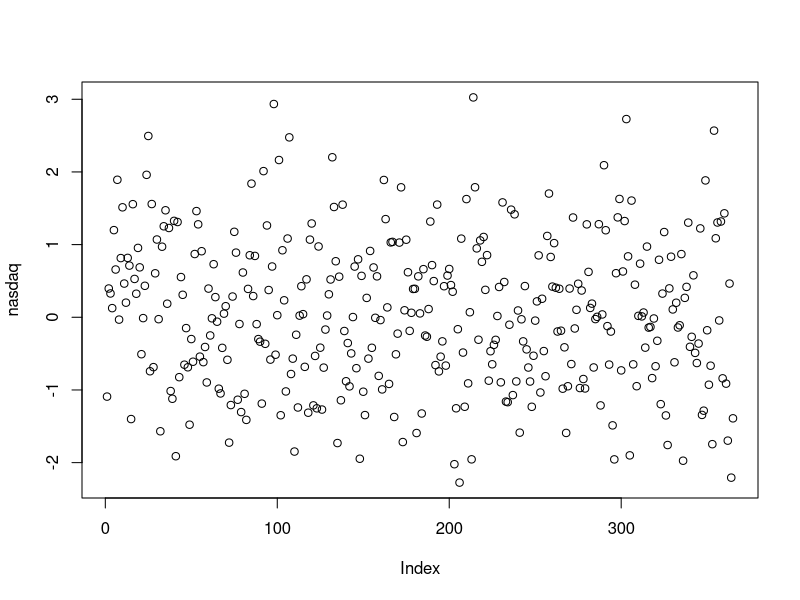
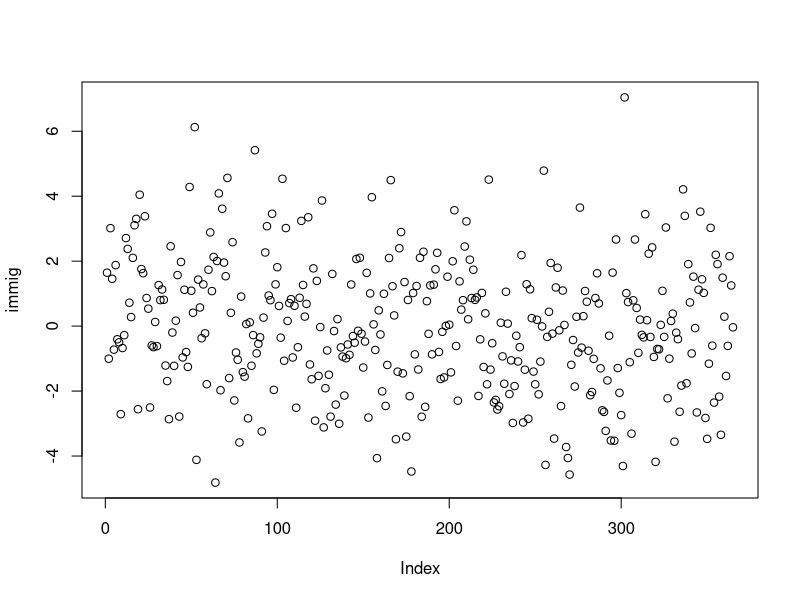
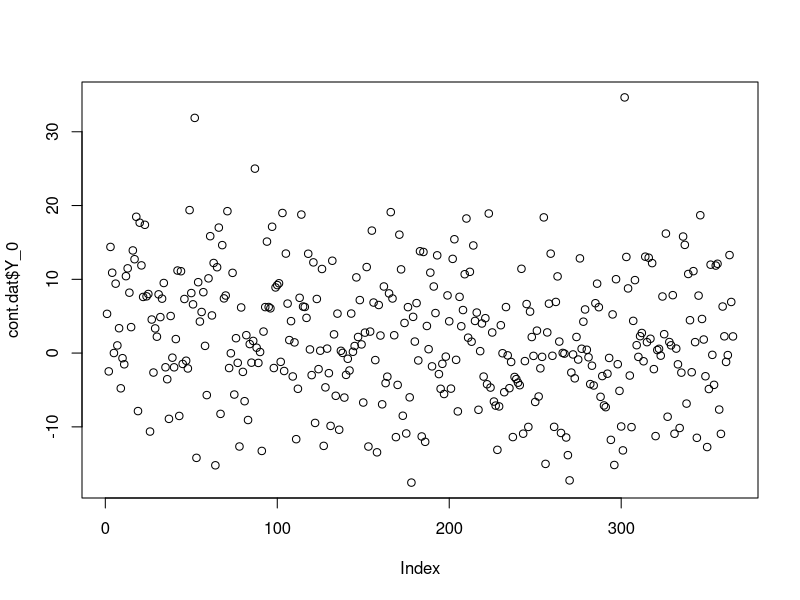
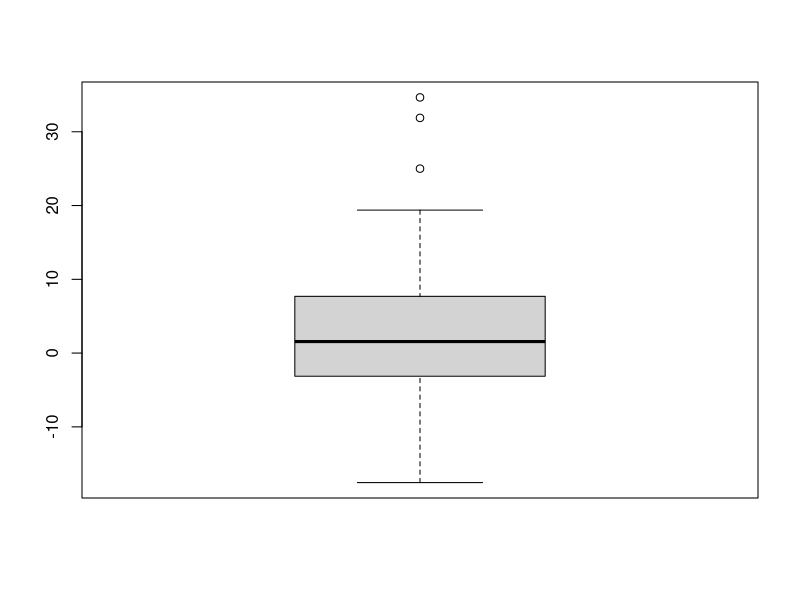
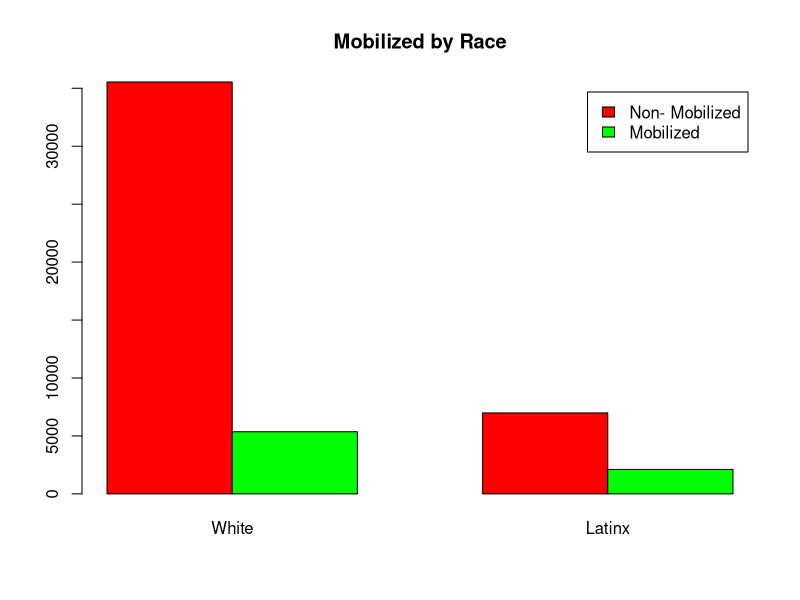
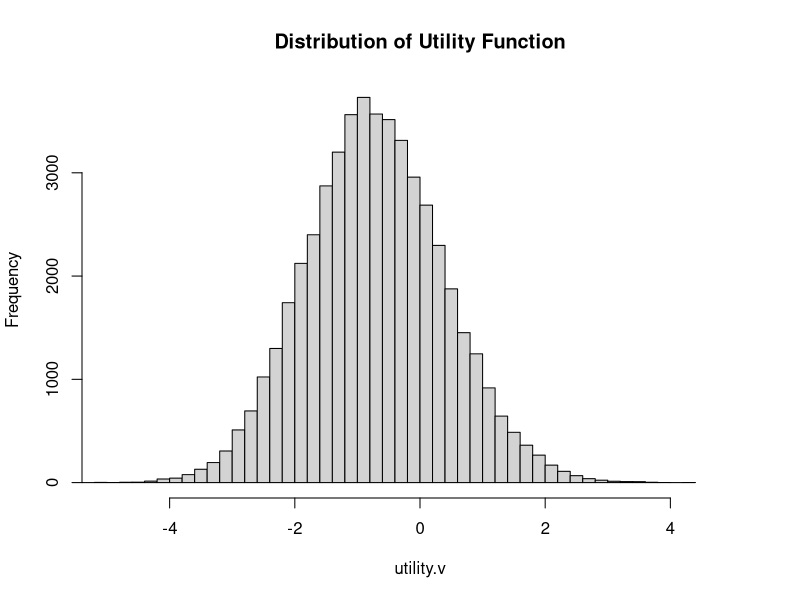
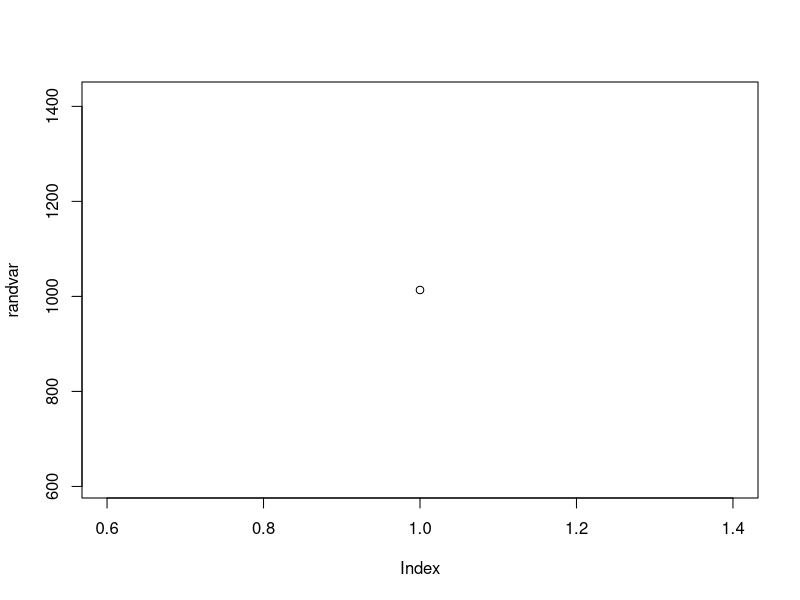
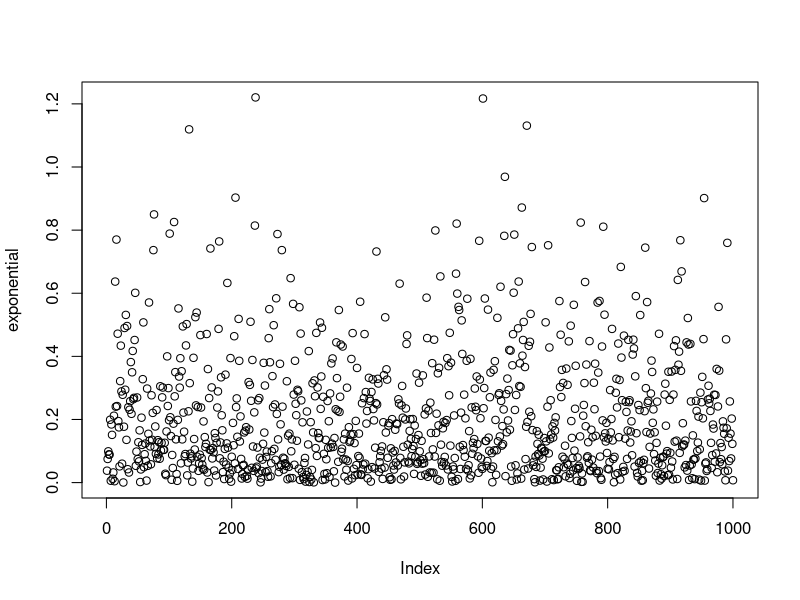

Write the R code that produced these figures, in order.
## ---- chunk 1
knitr::opts_chunk$set(echo = TRUE)
## ---- chunk 2
rm(list=ls())
set.seed(118234)

simN <- 365 # I am looking at the data from each day over the course of a year

nasdaq = rnorm(n=simN, mean = 0.03, sd =1) #this is the movement of the stock market
plot(nasdaq)

immig = rnorm(n=simN, mean = 0.05, sd =2) #This is the rate of immigration in terms of percentage leaving and entering the United States 
plot(immig)

a = 2
b = 1 # coefficient for the effect of the stock market on economic growth, I chose 1 as I believe that stock market growth will be correlated with economic growth 
b2 = 4 #the effect of increased immigration on economic growth
error = rnorm(n=simN, mean =0, sd =2) #noise

Y_0 <- a + (b*nasdaq) + (b2*immig) + error # This represents economic growth, lets call it money spent that day as a percentage increase or decrease from the average of last year

cont.dat <- data.frame(Y_0, nasdaq, immig)
plot(cont.dat$Y_0)

#First analysis of whether immigration benefits the stock market
mark.immig <-lm(nasdaq ~ immig, data = cont.dat)
summary(mark.immig)

#looking at the economic growth
boxplot(cont.dat$Y_0)


## ---- chunk 3

rm(list=ls())
set.seed(4830389)

simN <- 50000 #Size of the district

latinx <- rbinom(n=simN, size=1, prob=0.18) # approximately 18% of the district is hispanic
# I chose this value because approximately 18% of the U.S. population is hispanic

mobilize0 <- rep(NA, simN)
mobilize1 <- ifelse(latinx==1 & runif(simN)<0.24, 1, mobilize0) #24 percent of hispanics have been mobilized or contacted about voting
mobilize2 <- ifelse(latinx==0 & runif(simN)<0.13, 1, mobilize1) #13 percent of the other population have been mobilized or contacted about voting
mobilize <- ifelse(is.na(mobilize2)==T, 0, 1) #for those that were not mobilized
head(mobilize)
sim.ethnicity <- latinx
#does having a coethnic candidate mobilize Latinos? I am including a binary variable that is a copy of the latinx variable to denote shared ethnicity which can bring increase marginal utility for Latinx voters

sim.data <- data.frame(latinx, mobilize, sim.ethnicity)
head(sim.data)

sum(latinx)
sum(mobilize)
counts <- t(table(sim.data$latinx, sim.data$mobilize))
counts

par(mfrow=c(1,1))   
barplot(counts, main="Mobilized by Race", xlab="", beside=T,
        col=c("red", "green"), legend=c("Non- Mobilized", "Mobilized"),
        axisnames=T, names.arg=c("White", "Latinx"))
rho <- cor(latinx, mobilize)
rho   #correlation between race and mobilization

#generating the likelihood of voting
error      <- rnorm(n=simN, mean=-1, sd=1) #error
b.latinx   <- runif(n=simN, min=0.24, max=0.24) #likelihood of voting if Latinx
b.mobilize <- runif(n=simN, min=0.82, max=0.82) #Likelihood of voting if mobilized
b.sim.ethnicity <- runif(n=simN, min=0.64, max=0.64) #mobilizing factor of shared ethnicity
#voting utility function
utility.v <- b.latinx*latinx + b.mobilize*mobilize + b.sim.ethnicity*sim.ethnicity + error

hist(utility.v, breaks=50, xlim =c(-5,5),
     main="Distribution of Utility Function")
vote <- ifelse(utility.v > 0, 1, 0)
sim.data$vote <- vote


poll <- sample(1:100, size = nrow(sim.data), replace = TRUE)
sim.data$poll <- poll

agg.vote <- c()
agg.mobilize <- c()
agg.latinx <- c()
agg.total <- c()

for(i in 1:100) {
agg.vote[i]     <- sum(sim.data$vote[poll==i])
agg.mobilize[i] <- sum(sim.data$mobilize[poll==i])
agg.latinx[i]   <- sum(sim.data$latinx[poll==i])
agg.total[i]    <- length(sim.data$poll[poll==i])
}

latinx <- agg.latinx
other <- agg.total - agg.latinx
vote.m <- agg.vote # voting if mobilized
vote.nm <- agg.total - agg.vote # did not vote
nmobilize <- agg.mobilize # number of people that have been mobilized
nmobilizen <- agg.total - agg.mobilize # those who were not mobilized
total <- latinx + other #total population
agg.data <- data.frame(poll, latinx, other, vote.m, vote.nm, nmobilize, nmobilizen, total, sim.ethnicity)

head(agg.data)

#Analysis
anal <- lm(vote ~ latinx + nmobilize +sim.ethnicity, data=agg.data)
summary(anal)

logistic <- glm(vote ~ latinx + nmobilize + sim.ethnicity, data=agg.data)
summary(logistic)

## ---- chunk 4
#These were other attempts at creating a function random continuous variable
rm(list=ls())

simN <- 1000

lambda = 1
randvar = (-1/lambda) * sum(log(runif(n=simN, min =0, max =1)))
plot(randvar)

U = runif(n=simN,min = 0, max = 1)
inflation = -log(U)


#vote <-rbern(n=simN, prob = 0.3)



exponential <- rexp(n=simN, rate=5)
summary(exponential)
plot(exponential)

